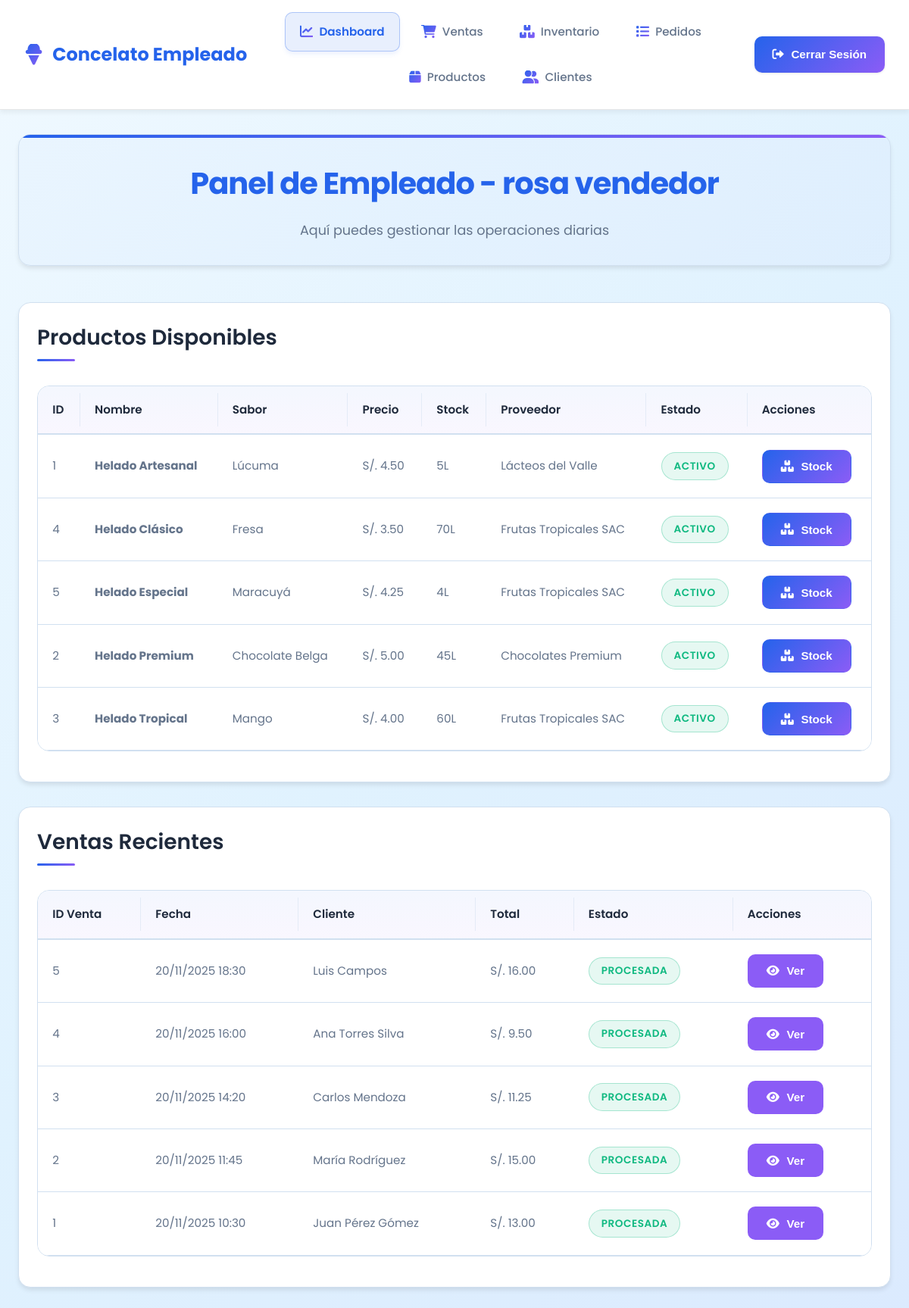
The app's page /paginas/empleado/index.php (signed in) with its own data.
### tables this page shows
CREATE TABLE `productos` (
  `id_producto` int(11) NOT NULL AUTO_INCREMENT,
  `nombre` varchar(120) NOT NULL,
  `sabor` varchar(60) NOT NULL,
  `descripcion` text DEFAULT NULL,
  `precio` decimal(10,2) NOT NULL CHECK (`precio` >= 0),
  `stock` int(11) NOT NULL DEFAULT 0 CHECK (`stock` >= 0),
  `id_proveedor` int(11) DEFAULT NULL,
  `fecha_registro` date DEFAULT curdate(),
  `activo` tinyint(1) NOT NULL DEFAULT 1,
  PRIMARY KEY (`id_producto`),
  KEY `idx_sabor` (`sabor`),
  KEY `idx_stock` (`stock`),
  KEY `id_proveedor` (`id_proveedor`),
  KEY `idx_productos_activo` (`activo`),
  CONSTRAINT `productos_ibfk_1` FOREIGN KEY (`id_proveedor`) REFERENCES `proveedores` (`id_proveedor`) ON DELETE SET NULL ON UPDATE CASCADE
);

CREATE TABLE `proveedores` (
  `id_proveedor` int(11) NOT NULL AUTO_INCREMENT,
  `empresa` varchar(100) NOT NULL,
  `contacto` varchar(80) NOT NULL,
  `telefono` varchar(30) NOT NULL,
  `correo` varchar(150) DEFAULT NULL,
  `direccion` varchar(200) DEFAULT NULL,
  `fecha_registro` timestamp NOT NULL DEFAULT current_timestamp(),
  PRIMARY KEY (`id_proveedor`)
);

CREATE TABLE `ventas` (
  `id_venta` int(11) NOT NULL AUTO_INCREMENT,
  `fecha` datetime NOT NULL DEFAULT current_timestamp(),
  `id_cliente` int(11) DEFAULT NULL,
  `id_vendedor` int(11) DEFAULT NULL,
  `total` decimal(10,2) NOT NULL DEFAULT 0.00,
  `estado` enum('Pendiente','Procesada','Anulada') NOT NULL DEFAULT 'Procesada',
  `nota` text DEFAULT NULL,
  `id_sucursal` int(11) DEFAULT 1,
  `id_cupon` int(11) DEFAULT NULL,
  `descuento_cupon` decimal(10,2) DEFAULT 0.00,
  PRIMARY KEY (`id_venta`),
  KEY `idx_fecha` (`fecha`),
  KEY `id_cliente` (`id_cliente`),
  KEY `id_vendedor` (`id_vendedor`),
  KEY `id_sucursal` (`id_sucursal`),
  KEY `idx_ventas_estado_fecha` (`estado`,`fecha`),
  KEY `idx_id_cupon` (`id_cupon`),
  CONSTRAINT `ventas_ibfk_1` FOREIGN KEY (`id_cliente`) REFERENCES `clientes` (`id_cliente`) ON DELETE SET NULL ON UPDATE CASCADE,
  CONSTRAINT `ventas_ibfk_2` FOREIGN KEY (`id_vendedor`) REFERENCES `vendedores` (`id_vendedor`) ON DELETE SET NULL ON UPDATE CASCADE,
  CONSTRAINT `ventas_ibfk_cupon` FOREIGN KEY (`id_cupon`) REFERENCES `cupones` (`id_cupon`) ON DELETE SET NULL,
  CONSTRAINT `ventas_ibfk_sucursal` FOREIGN KEY (`id_sucursal`) REFERENCES `sucursales` (`id_sucursal`) ON DELETE SET NULL ON UPDATE CASCADE
);

CREATE TABLE `clientes` (
  `id_cliente` int(11) NOT NULL AUTO_INCREMENT,
  `nombre` varchar(120) NOT NULL,
  `dni` char(12) DEFAULT NULL,
  `telefono` varchar(30) DEFAULT NULL,
  `direccion` varchar(200) DEFAULT NULL,
  `correo` varchar(150) DEFAULT NULL,
  `fecha_registro` date DEFAULT curdate(),
  `nota` text DEFAULT NULL,
  PRIMARY KEY (`id_cliente`),
  UNIQUE KEY `dni` (`dni`)
);

### paginas/empleado/index.php (the view, shortened to what this page needs)
<?php
include_once($_SERVER['DOCUMENT_ROOT'] . '/heladeriacg/conexion/clientes_db.php');
try {
    $stmt_productos = $pdo->prepare("
        SELECT p.*, pr.empresa as proveedor_nombre
        FROM productos p
        LEFT JOIN proveedores pr ON p.id_proveedor = pr.id_proveedor
        WHERE p.activo = 1
        ORDER BY p.nombre
    ");
    $stmt_productos->execute();
    $productos = $stmt_productos->fetchAll(PDO::FETCH_ASSOC);
    $stmt_ventas = $pdo->prepare("
        SELECT v.*, c.nombre as cliente_nombre
        FROM ventas v
        LEFT JOIN clientes c ON v.id_cliente = c.id_cliente
        ORDER BY v.fecha DESC
        LIMIT 5
    ");
    $stmt_ventas->execute();
    $ventas_recientes = $stmt_ventas->fetchAll(PDO::FETCH_ASSOC);
} catch(PDOException $e) {
    $productos = [];
    $ventas_recientes = [];
}
?>
<!DOCTYPE html>
<html lang="es">
<head>
    <link rel="stylesheet" href="/heladeriacg/css/empleado/modernos_estilos_empleado.css">
    <link rel="stylesheet" href="https://cdnjs.cloudflare.com/ajax/libs/font-awesome/6.0.0/css/all.min.css">
</head>
<body>
    <div class="empleado-container">
        <header class="empleado-header">
            <div class="header-content-empleado">
                <div class="logo-empleado">
                    <i class="fas fa-ice-cream"></i>
                    <span>Concelato Empleado</span>
                </div>
                <nav id="empleado-nav" class="empleado-nav">
                    <ul>
                        <li><a href="index.php" class="active">
                            <i class="fas fa-chart-line"></i> <span>Dashboard</span>
                        </a></li>
                        <li><a href="ventas.php">
                            <i class="fas fa-shopping-cart"></i> <span>Ventas</span>
                        </a></li>
                        <li><a href="inventario.php">
                            <i class="fas fa-boxes"></i> <span>Inventario</span>
                        </a></li>
                        <li><a href="pedidos_recibidos.php">
                            <i class="fas fa-list"></i> <span>Pedidos</span>
                        </a></li>
                        <li><a href="../admin/productos.php">
                            <i class="fas fa-box"></i> <span>Productos</span>
                        </a></li>
                        <li><a href="clientes.php">
                            <i class="fas fa-user-friends"></i> <span>Clientes</span>
                        </a></li>
                    </ul>
                </nav>
                <button class="logout-btn-empleado" onclick="cerrarSesion()">
                    <i class="fas fa-sign-out-alt"></i> <span>Cerrar Sesión</span>
                </button>
            </div>
        </header>
        <main class="empleado-main">
            <div class="welcome-section-empleado">
                <h1>Panel de Empleado - <?php echo htmlspecialchars($_SESSION['username']); ?></h1>
                <p>Aquí puedes gestionar las operaciones diarias</p>
            </div>
            <div class="card-empleado">
                <h2>Productos Disponibles</h2>
                <div class="table-container-empleado">
                    <table class="empleado-table">
                        <thead>
                            <tr>
                                <th>ID</th>
                                <th>Nombre</th>
                                <th>Sabor</th>
                                <th>Precio</th>
                                <th>Stock</th>
                                <th>Proveedor</th>
                                <th>Estado</th>
                                <th>Acciones</th>
                            </tr>
                        </thead>
                        <tbody>
                            <?php if (!empty($productos)): ?>
                                <?php foreach ($productos as $producto): ?>
                                <tr>
                                    <td><?php echo $producto['id_producto']; ?></td>
                                    <td><strong><?php echo htmlspecialchars($producto['nombre']); ?></strong></td>
                                    <td><?php echo htmlspecialchars($producto['sabor']); ?></td>
                                    <td>S/. <?php echo number_format($producto['precio'], 2); ?></td>
                                    <td><?php echo $producto['stock']; ?>L</td>
                                    <td><?php echo htmlspecialchars($producto['proveedor_nombre'] ?: 'N/A'); ?></td>
                                    <td>
                                        <span class="status-badge <?php echo $producto['activo'] ? 'active' : 'inactive'; ?>">
                                            <?php echo $producto['activo'] ? 'Activo' : 'Inactivo'; ?>
                                        </span>
                                    </td>
                                    <td>
                                        <button class="btn-empleado btn-primary-empleado" onclick="actualizarStock(<?php echo $producto['id_producto']; ?>)">
                                            <i class="fas fa-boxes"></i> Stock
                                        </button>
                                    </td>
                                </tr>
                                <?php endforeach; ?>
                            <?php else: ?>
                                <tr>
                                    <td colspan="8" style="text-align: center;">No hay productos registrados</td>
                                </tr>
                            <?php endif; ?>
                        </tbody>
                    </table>
                </div>
            </div>
            <div class="card-empleado">
                <h2>Ventas Recientes</h2>
                <div class="table-container-empleado">
                    <table class="empleado-table">
                        <thead>
                            <tr>
                                <th>ID Venta</th>
                                <th>Fecha</th>
                                <th>Cliente</th>
                                <th>Total</th>
                                <th>Estado</th>
                                <th>Acciones</th>
                            </tr>
                        </thead>
                        <tbody>
                            <?php if (!empty($ventas_recientes)): ?>
                                <?php foreach ($ventas_recientes as $venta): ?>
                                <tr>
                                    <td><?php echo $venta['id_venta']; ?></td>
                                    <td><?php echo date('d/m/Y H:i', strtotime($venta['fecha'])); ?></td>
                                    <td><?php echo htmlspecialchars($venta['cliente_nombre'] ?: 'Cliente Anónimo'); ?></td>
                                    <td>S/. <?php echo number_format($venta['total'], 2); ?></td>
                                    <td>
                                        <span class="status-badge <?php echo $venta['estado'] === 'Procesada' ? 'active' : ($venta['estado'] === 'Pendiente' ? 'warning' : 'inactive'); ?>">
                                            <?php echo $venta['estado']; ?>
                                        </span>
                                    </td>
                                    <td>
                                        <button class="btn-empleado btn-secondary-empleado" onclick="verDetalleVenta(<?php echo $venta['id_venta']; ?>)">
                                            <i class="fas fa-eye"></i> Ver
                                        </button>
                                    </td>
                                </tr>
                                <?php endforeach; ?>
                            <?php else: ?>
                                <tr>
                                    <td colspan="6" style="text-align: center;">No hay ventas recientes</td>
                                </tr>
                            <?php endif; ?>
                        </tbody>
                    </table>
                </div>
            </div>
        </main>
    </div>
</body>
</html>

### records on screen
productos: id_producto "1", nombre "Helado Artesanal", sabor "Lúcuma", precio "4.50", stock "5", id_proveedor.empresa "Lácteos del Valle", activo "ACTIVO"
productos: id_producto "4", nombre "Helado Clásico", sabor "Fresa", precio "3.50", stock "70", id_proveedor.empresa "Frutas Tropicales SAC", activo "ACTIVO"
productos: id_producto "5", nombre "Helado Especial", sabor "Maracuyá", precio "4.25", stock "4", id_proveedor.empresa "Frutas Tropicales SAC", activo "ACTIVO"
productos: id_producto "2", nombre "Helado Premium", sabor "Chocolate Belga", precio "5.00", stock "45", id_proveedor.empresa "Chocolates Premium", activo "ACTIVO"
productos: id_producto "3", nombre "Helado Tropical", sabor "Mango", precio "4.00", stock "60", id_proveedor.empresa "Frutas Tropicales SAC", activo "ACTIVO"
ventas: id_venta "5", fecha "20/11/2025 18:30", id_cliente.nombre "Luis Campos", total "16.00", estado "PROCESADA"
ventas: id_venta "4", fecha "20/11/2025 16:00", id_cliente.nombre "Ana Torres Silva", total "9.50", estado "PROCESADA"
ventas: id_venta "3", fecha "20/11/2025 14:20", id_cliente.nombre "Carlos Mendoza", total "11.25", estado "PROCESADA"
ventas: id_venta "2", fecha "20/11/2025 11:45", id_cliente.nombre "María Rodríguez", total "15.00", estado "PROCESADA"
ventas: id_venta "1", fecha "20/11/2025 10:30", id_cliente.nombre "Juan Pérez Gómez", total "13.00", estado "PROCESADA"

### other values on screen
$_SESSION['username'] "rosa vendedor"
